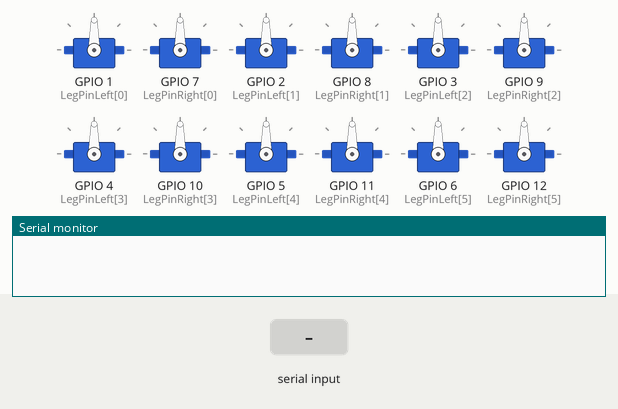
Simulated run of this sketch. Board: ESP32. Parts: 12 × servo, the last lines printed to the serial monitor. The test bench sets the inputs (shaded band). Nothing arrives over Bluetooth unless stated.

Above: at 2.2 s.
2.3 s: "F" received over the second serial link
At 2.55 s:
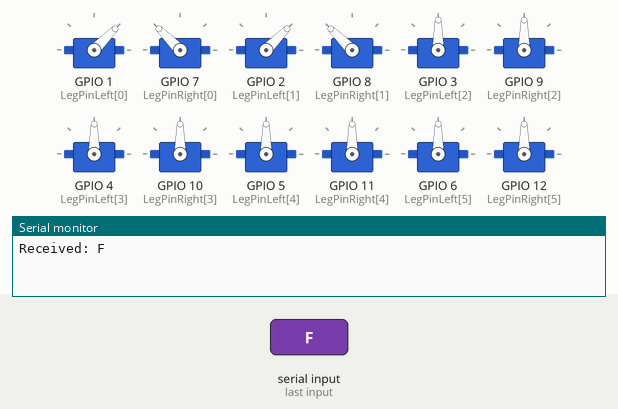
4.3 s: "B" received over the second serial link
At 4.55 s:
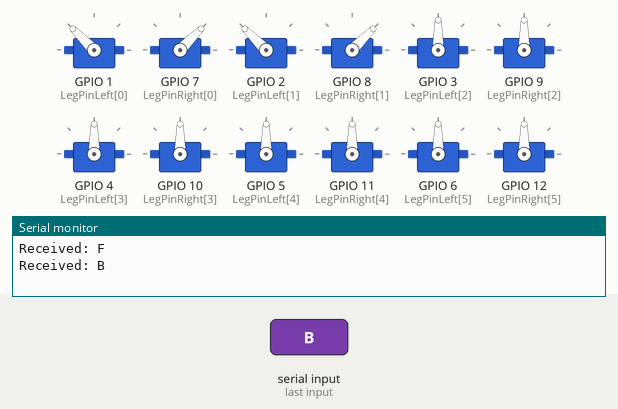
6.3 s: "L" received over the second serial link
At 6.55 s:
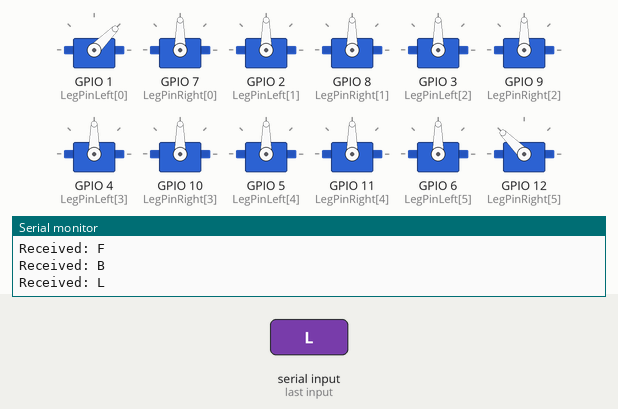
8.3 s: "R" received over the second serial link
At 8.55 s:
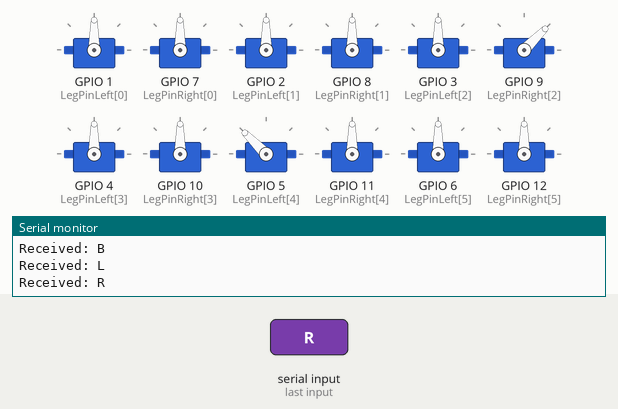
Timing chart, 0 to 11.3 s (numbered marks = the images above; inputs shaded):
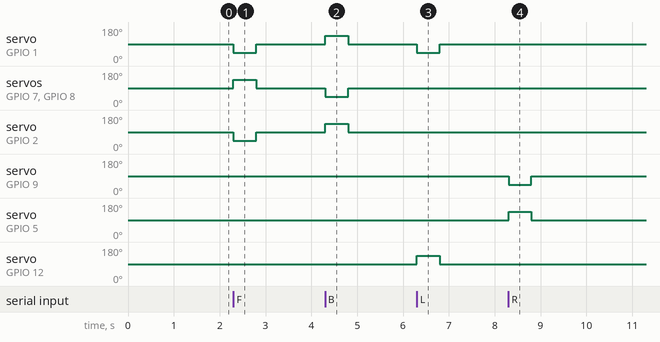

Measured:
- after the input at 2.3 s, servo on GPIO 1 (LegPinLeft[0]), servo on GPIO 2 (LegPinLeft[1]): 90° → 45° at once, → 90° 0.50 s later; servo on GPIO 7 (LegPinRight[0]), servo on GPIO 8 (LegPinRight[1]): 90° → 135° at once, → 90° 0.50 s later
- after the input at 4.3 s, servo on GPIO 1 (LegPinLeft[0]), servo on GPIO 2 (LegPinLeft[1]): 90° → 135° at once, → 90° 0.50 s later; servo on GPIO 7 (LegPinRight[0]), servo on GPIO 8 (LegPinRight[1]): 90° → 45° at once, → 90° 0.50 s later
- after the input at 6.3 s, servo on GPIO 1 (LegPinLeft[0]): 90° → 45° at once, → 90° 0.50 s later; servo on GPIO 12 (LegPinRight[5]): 90° → 135° at once, → 90° 0.50 s later
- after the input at 8.3 s, servo on GPIO 9 (LegPinRight[2]): 90° → 45° at once, → 90° 0.50 s later; servo on GPIO 5 (LegPinLeft[4]): 90° → 135° at once, → 90° 0.50 s later

The sketch:

Shoya_Bot.ino
```cpp
#include <Servo.h>
#include <BluetoothSerial.h>

BluetoothSerial SerialBT;

Servo LeftLeg[6], RightLeg[6];

const int LegPinLeft[6] = { 1, 2, 3, 4, 5, 6 };
const int LegPinRight[6] = { 7, 8, 9, 10, 11, 12 };

int LeftStart[6] = { 90, 90, 90, 90, 90, 90 };
int RightStart[6] = { 90, 90, 90, 90, 90, 90 };

bool moving_yumai = false;


void setup() {
  Serial.begin(115200);
  SerialBT.begin("shoya");

  for (int i = 0; i < 6; i++) {
    LeftLeg[i].attach(LegPinLeft[i]);
    RightLeg[i].attach(LegPinRight[i]);
  }

  for (int i = 0; i < 6; i++) {
    LeftLeg[i].write(LeftStart[i]);
    RightLeg[i].write(RightStart[i]);
  }

  delay(1000);
}


void loop() {
  if (SerialBT.available()) {
    char command = SerialBT.read();
    Serial.println("Received: " + String(command));

    // ตรวจคำสั่งที่ส่งมา
    switch (command) {
      case 'F':
        if (!moving_yumai) {
          MoveFw();
          moving_yumai = true;
        }
        break;
      case 'B':
        if (!moving_yumai) {
          MoveBw();
          moving_yumai = true;
        }
        break;
      case 'L':
        if (!moving_yumai) {
          SlideLeft();
          moving_yumai = true;
        }
        break;
      case 'R':
        if (!moving_yumai) {
          SlideRight();
          moving_yumai = true;
        }
        break;
      case 'S':
        StopMovement();
        moving_yumai = false;
        break;
      default:
        Serial.println("mairu command");
    }
  }

  if (!SerialBT.available() && moving_yumai) {
    StopMovement();
    moving_yumai = false;
  }
}
```

Servo_Move.ino
```cpp
void MoveFw() {
  LeftLeg[0].write(45);
  RightLeg[0].write(135);
  LeftLeg[1].write(45);
  RightLeg[1].write(135);
  delay(500);

  LeftLeg[0].write(90);
  RightLeg[0].write(90);
  LeftLeg[1].write(90);
  RightLeg[1].write(90);
  delay(500);
}

void MoveBw() {
  LeftLeg[0].write(135);
  RightLeg[0].write(45);
  LeftLeg[1].write(135);
  RightLeg[1].write(45);
  delay(500);

  LeftLeg[0].write(90);
  RightLeg[0].write(90);
  LeftLeg[1].write(90);
  RightLeg[1].write(90);
  delay(500);
}

void SlideLeft() {
  LeftLeg[0].write(45);
  RightLeg[5].write(135);
  delay(500);

  LeftLeg[0].write(90);
  RightLeg[5].write(90);
  delay(500);
}

void SlideRight() {
  LeftLeg[4].write(135);
  RightLeg[2].write(45);
  delay(500);

  LeftLeg[4].write(90);
  RightLeg[2].write(90);
  delay(500);
}

void StopMovement() {
  for (int i = 0; i < 6; i++) {
    LeftLeg[i].write(90);
    RightLeg[i].write(90);
  }
}
```

Servo_Turn.ino
```cpp

```
